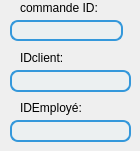
         <widget class="QWidget" name="page_3">
          <widget class="QLineEdit" name="IDcommande">
           <property name="geometry">
            <rect>
             <x>10</x>
             <y>20</y>
             <width>113</width>
             <height>21</height>
            </rect>
           </property>
           <property name="styleSheet">
            <string notr="true">QLineEdit {
    border: 2px solid #3498db;
    border-radius: 8px;
    padding: 4px;
    background-color: #ecf0f1;
    color: #2c3e50;
	font-size: 8pt;
}

QLineEdit:focus {
    border: 2px solid #2980b9;
    background-color: #ffffff;
}
</string>
           </property>
          </widget>
          <widget class="QComboBox" name="idclient">
           <property name="geometry">
            <rect>
             <x>10</x>
             <y>70</y>
             <width>121</width>
             <height>22</height>
            </rect>
           </property>
           <property name="styleSheet">
            <string notr="true">QComboBox {
    border: 2px solid #3498db;
    border-radius: 8px;
    padding: 4px;
    background-color: #ecf0f1;
    color: #2c3e50;
    font-size: 8pt;
    min-width: 6em;
}

QComboBox:focus {
    border: 2px solid #2980b9;
    background-color: #ffffff;
}

QComboBox::drop-down {
    border: none;
    width: 20px;
}

QComboBox::down-arrow {
    image: none;
    border-left: 5px solid transparent;
    border-right: 5px solid transparent;
    border-top: 5px solid #3498db;
    width: 0px;
    height: 0px;
}

QComboBox QAbstractItemView {
    border: 2px solid #3498db;
    border-radius: 8px;
    background-color: white;
    selection-background-color: #3498db;
    selection-color: white;
}</string>
           </property>
          </widget>
          <widget class="QComboBox" name="idemploye">
           <property name="geometry">
            <rect>
             <x>10</x>
             <y>120</y>
             <width>121</width>
             <height>22</height>
            </rect>
           </property>
           <property name="styleSheet">
            <string notr="true">QComboBox {
    border: 2px solid #3498db;
    border-radius: 8px;
    padding: 4px;
    background-color: #ecf0f1;
    color: #2c3e50;
    font-size: 8pt;
    min-width: 6em;
}

QComboBox:focus {
    border: 2px solid #2980b9;
    background-color: #ffffff;
}

QComboBox::drop-down {
    border: none;
    width: 20px;
}

QComboBox::down-arrow {
    image: none;
    border-left: 5px solid transparent;
    border-right: 5px solid transparent;
    border-top: 5px solid #3498db;
    width: 0px;
    height: 0px;
}

QComboBox QAbstractItemView {
    border: 2px solid #3498db;
    border-radius: 8px;
    background-color: white;
    selection-background-color: #3498db;
    selection-color: white;
}</string>
           </property>
          </widget>
          <widget class="QLabel" name="label_11">
           <property name="geometry">
            <rect>
             <x>20</x>
             <y>50</y>
             <width>81</width>
             <height>16</height>
            </rect>
           </property>
           <property name="text">
            <string>IDclient:</string>
           </property>
          </widget>
          <widget class="QLabel" name="label_12">
           <property name="geometry">
            <rect>
             <x>20</x>
             <y>100</y>
             <width>81</width>
             <height>16</height>
            </rect>
           </property>
           <property name="text">
            <string>IDEmployé:</string>
           </property>
          </widget>
          <widget class="QLabel" name="label_10">
           <property name="geometry">
            <rect>
             <x>20</x>
             <y>0</y>
             <width>81</width>
             <height>16</height>
            </rect>
           </property>
           <property name="text">
            <string>commande ID:</string>
           </property>
          </widget>
         </widget>
